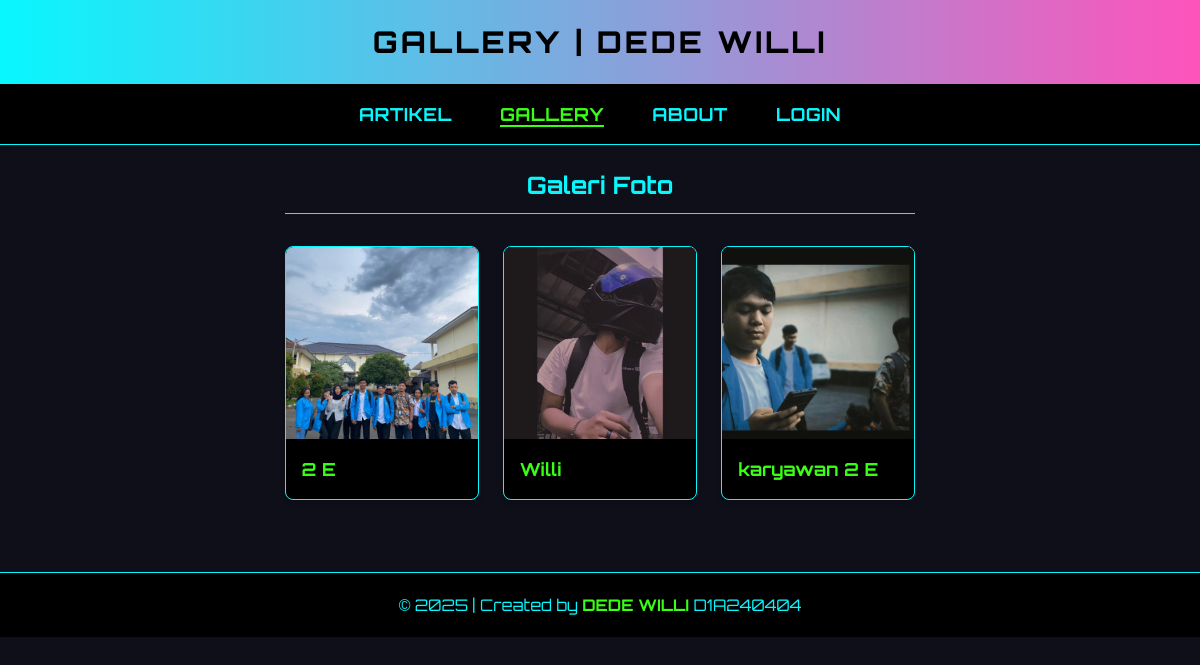
/gallery.php, run on the app's committed database.
### tables this page shows
CREATE TABLE `tbl_gallery` (
  `id_gallery` int(5) NOT NULL,
  `judul` text NOT NULL,
  `foto` text NOT NULL
);

### gallery.php (the view, shortened to what this page needs)
<?php include "koneksi.php"; ?>
<!DOCTYPE html>
<html lang="en">
<head>
    <script src="https://cdn.tailwindcss.com"></script>
</head>
<body class="bg-darkbg text-white font-gamer min-h-screen flex flex-col">
    <header class="bg-gradient-to-r from-cyber to-magenta text-black text-center p-6 text-3xl font-extrabold tracking-widest shadow-neon">
        GALLERY | DEDE WILLI
    </header>
    <nav class="bg-black text-cyber border-b border-cyber shadow-md">
        <ul class="flex justify-center space-x-12 py-4 text-lg uppercase font-bold tracking-wide">
            <li><a href="index.php" class="hover:text-neon transition duration-200">Artikel</a></li>
            <li><a href="gallery.php" class="text-neon border-b-2 border-neon">Gallery</a></li>
            <li><a href="about.php" class="hover:text-neon transition duration-200">About</a></li>
            <li><a href="admin/login.php" class="hover:text-neon transition duration-200">Login</a></li>
        </ul>
    </nav>
    <main class="max-w-6xl mx-auto p-6">
        <h2 class="text-2xl font-bold mb-8 text-center text-cyber border-b border-cyber pb-3">Galeri Foto</h2>
        <div class="grid grid-cols-1 sm:grid-cols-2 md:grid-cols-3 gap-6">
            <?php
            $sql = "SELECT * FROM tbl_gallery ORDER BY id_gallery DESC";
            $query = mysqli_query($db, $sql);
            while ($data = mysqli_fetch_array($query)) {
                echo "<div class='bg-black border border-cyber rounded-lg shadow-md hover:shadow-neon transition duration-300 overflow-hidden'>";
                echo "<img src='images/{$data['foto']}' class='w-full h-48 object-cover hover:scale-105 transition duration-300' alt='Gambar'>";
                echo "<div class='p-4'>";
                echo "<h3 class='text-lg font-bold text-neon'>" . htmlspecialchars($data['judul']) . "</h3>";
                echo "</div></div>";
            }
            ?>
        </div>
    </main>
    <footer class="bg-black text-cyber text-center py-5 mt-12 border-t border-cyber">
        &copy; <?php echo date('Y'); ?> | Created by <span class="text-neon font-bold">DEDE WILLI</span> D1A240404
    </footer>
</body>
</html>

### data on the page
tbl_gallery: foto (picture), judul "2 E"
tbl_gallery: foto (picture), judul "Willi"
tbl_gallery: foto (picture), judul "karyawan 2 E"
